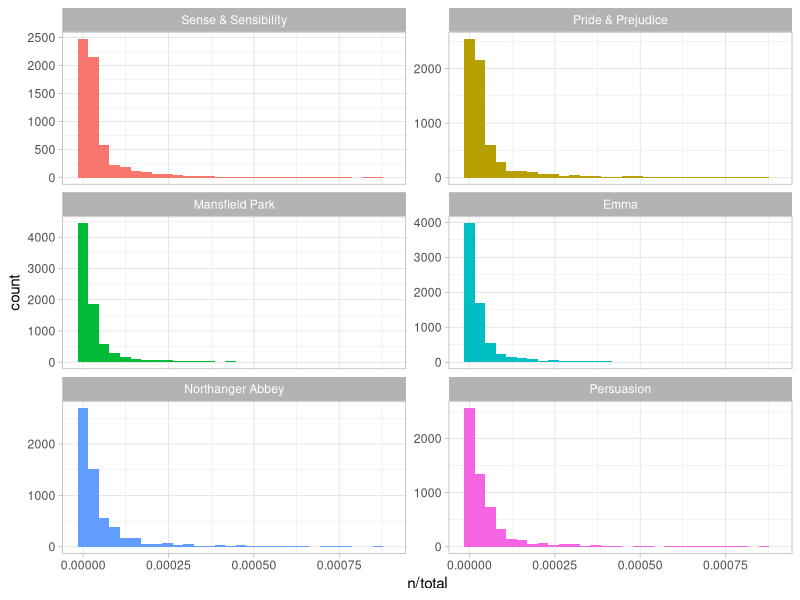

Generate this figure with R:
## ----setup, echo=FALSE---------------------------------------------------
library(knitr)
opts_chunk$set(warning = FALSE, message = FALSE)
library(ggplot2)
theme_set(theme_light())

## ------------------------------------------------------------------------
library(dplyr)
library(janeaustenr)
library(tidytext)
book_words <- austen_books() %>%
  unnest_tokens(word, text) %>%
  count(book, word, sort = TRUE) %>%
  ungroup()

total_words <- book_words %>% group_by(book) %>% summarize(total = sum(n))
book_words <- left_join(book_words, total_words)
book_words

## ---- fig.height=7, fig.width=7------------------------------------------
library(ggplot2)
ggplot(book_words, aes(n/total, fill = book)) +
  geom_histogram(show.legend = FALSE) +
  xlim(NA, 0.0009) +
  facet_wrap(~book, ncol = 2, scales = "free_y")

## ------------------------------------------------------------------------
book_words <- book_words %>%
  bind_tf_idf(word, book, n)
book_words

## ------------------------------------------------------------------------
book_words %>%
  select(-total) %>%
  arrange(desc(tf_idf))

## ------------------------------------------------------------------------
book_words %>%
  filter(book == "Pride & Prejudice") %>%
  select(-total) %>%
  arrange(desc(tf_idf))
